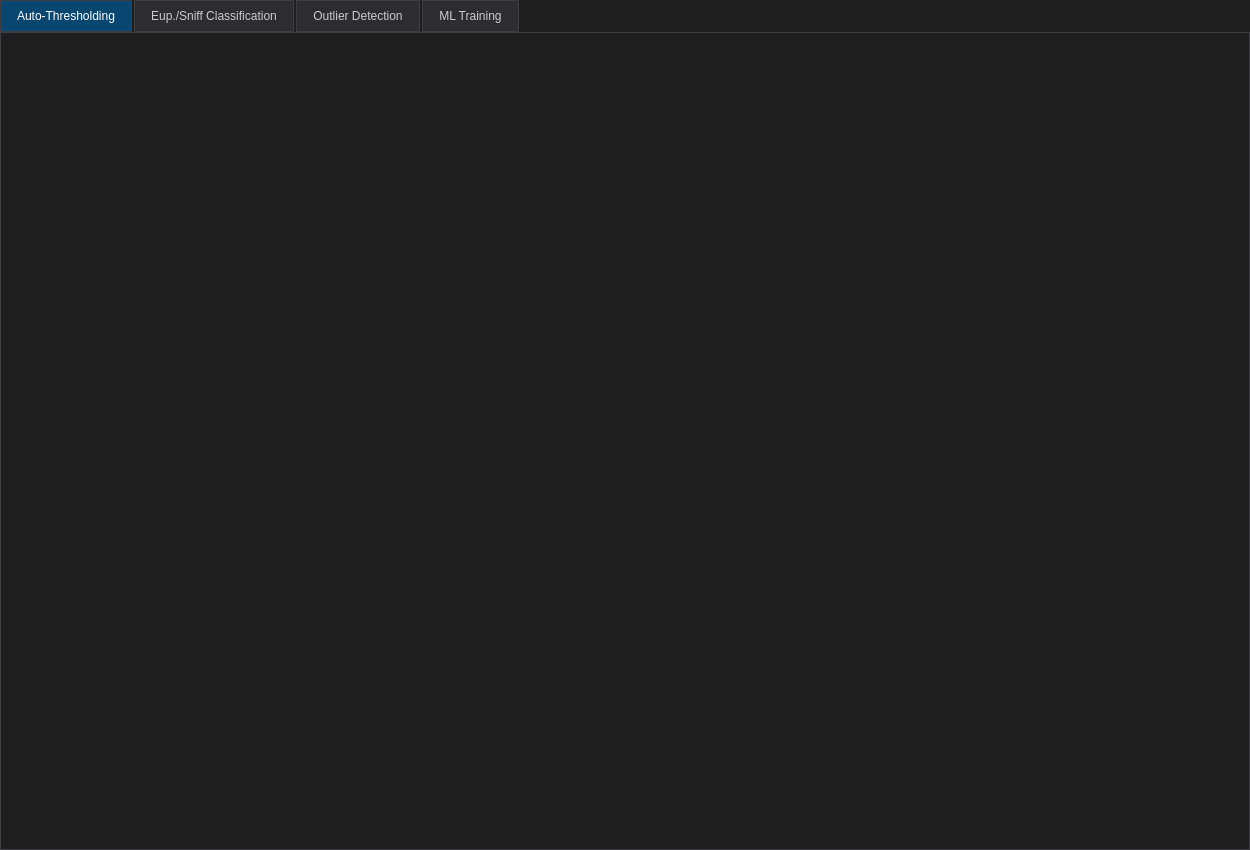
<?xml version="1.0" encoding="UTF-8"?>
<ui version="4.0">
 <class>AnalysisOptionsDialog</class>
 <widget class="QDialog" name="AnalysisOptionsDialog">
  <property name="geometry">
   <rect>
    <x>0</x>
    <y>0</y>
    <width>1250</width>
    <height>850</height>
   </rect>
  </property>
  <property name="windowTitle">
   <string>Analysis Options</string>
  </property>
  <property name="styleSheet">
   <string notr="true">/* VS Code Dark+ Theme for Dialog */
QDialog {
    background-color: #1e1e1e;
    color: #d4d4d4;
}

QTabWidget::pane {
    border: 1px solid #3e3e42;
    background-color: #1e1e1e;
}

QTabBar::tab {
    background-color: #2d2d30;
    color: #cccccc;
    border: 1px solid #3e3e42;
    padding: 8px 16px;
    margin-right: 2px;
}

QTabBar::tab:selected {
    background-color: #094771;
    color: #ffffff;
}

QTabBar::tab:hover {
    background-color: #3e3e42;
}

QPushButton {
    background-color: #2d2d30;
    color: #cccccc;
    border: 1px solid #3e3e42;
    padding: 6px 12px;
    border-radius: 3px;
}

QPushButton:hover {
    background-color: #3e3e42;
}

QPushButton:pressed {
    background-color: #094771;
}

QLabel {
    color: #d4d4d4;
}

QGroupBox {
    border: 1px solid #3e3e42;
    border-radius: 5px;
    margin-top: 10px;
    padding-top: 10px;
    color: #d4d4d4;
    font-weight: bold;
}

QGroupBox::title {
    subcontrol-origin: margin;
    subcontrol-position: top left;
    padding: 0 5px;
}
</string>
  </property>
  <layout class="QVBoxLayout" name="verticalLayout">
   <property name="spacing">
    <number>0</number>
   </property>
   <property name="leftMargin">
    <number>0</number>
   </property>
   <property name="topMargin">
    <number>0</number>
   </property>
   <property name="rightMargin">
    <number>0</number>
   </property>
   <property name="bottomMargin">
    <number>0</number>
   </property>
   <item>
    <widget class="QTabWidget" name="tabWidget">
     <property name="currentIndex">
      <number>0</number>
     </property>
     <widget class="QWidget" name="tab_peak_detection">
      <attribute name="title">
       <string>Auto-Thresholding</string>
      </attribute>
      <layout class="QVBoxLayout" name="verticalLayout_2">
       <property name="spacing">
        <number>0</number>
       </property>
       <property name="leftMargin">
        <number>0</number>
       </property>
       <property name="topMargin">
        <number>0</number>
       </property>
       <property name="rightMargin">
        <number>0</number>
       </property>
       <property name="bottomMargin">
        <number>0</number>
       </property>
       <item>
        <widget class="QWidget" name="peak_detection_container" native="true">
         <property name="sizePolicy">
          <sizepolicy hsizetype="Expanding" vsizetype="Expanding">
           <horstretch>0</horstretch>
           <verstretch>0</verstretch>
          </sizepolicy>
         </property>
        </widget>
       </item>
      </layout>
     </widget>
     <widget class="QWidget" name="tab_breath_classification">
      <attribute name="title">
       <string>Eup./Sniff Classification</string>
      </attribute>
      <layout class="QVBoxLayout" name="verticalLayout_3">
       <property name="spacing">
        <number>0</number>
       </property>
       <property name="leftMargin">
        <number>0</number>
       </property>
       <property name="topMargin">
        <number>0</number>
       </property>
       <property name="rightMargin">
        <number>0</number>
       </property>
       <property name="bottomMargin">
        <number>0</number>
       </property>
       <item>
        <widget class="QWidget" name="breath_classification_container" native="true">
         <property name="sizePolicy">
          <sizepolicy hsizetype="Expanding" vsizetype="Expanding">
           <horstretch>0</horstretch>
           <verstretch>0</verstretch>
          </sizepolicy>
         </property>
        </widget>
       </item>
      </layout>
     </widget>
     <widget class="QWidget" name="tab_outlier_detection">
      <attribute name="title">
       <string>Outlier Detection</string>
      </attribute>
      <layout class="QVBoxLayout" name="verticalLayout_4">
       <property name="spacing">
        <number>0</number>
       </property>
       <property name="leftMargin">
        <number>0</number>
       </property>
       <property name="topMargin">
        <number>0</number>
       </property>
       <property name="rightMargin">
        <number>0</number>
       </property>
       <property name="bottomMargin">
        <number>0</number>
       </property>
       <item>
        <widget class="QWidget" name="outlier_detection_container" native="true">
         <property name="sizePolicy">
          <sizepolicy hsizetype="Expanding" vsizetype="Expanding">
           <horstretch>0</horstretch>
           <verstretch>0</verstretch>
          </sizepolicy>
         </property>
        </widget>
       </item>
      </layout>
     </widget>
     <widget class="QWidget" name="tab_ml_settings">
      <attribute name="title">
       <string>ML Training</string>
      </attribute>
      <layout class="QVBoxLayout" name="verticalLayout_5">
       <property name="spacing">
        <number>10</number>
       </property>
       <property name="leftMargin">
        <number>20</number>
       </property>
       <property name="topMargin">
        <number>20</number>
       </property>
       <property name="rightMargin">
        <number>20</number>
       </property>
       <property name="bottomMargin">
        <number>20</number>
       </property>
       <item>
        <widget class="QGroupBox" name="groupBox_model1">
         <property name="title">
          <string>Model 1: Peak Detection (Breath vs Noise)</string>
         </property>
         <layout class="QVBoxLayout" name="verticalLayout_6">
          <item>
           <layout class="QHBoxLayout" name="horizontalLayout">
            <item>
             <widget class="QLabel" name="label_model1_type">
              <property name="text">
               <string>Model Type:</string>
              </property>
             </widget>
            </item>
            <item>
             <widget class="QComboBox" name="comboBox_model1_type">
              <item>
               <property name="text">
                <string>Random Forest</string>
               </property>
              </item>
              <item>
               <property name="text">
                <string>XGBoost</string>
               </property>
              </item>
              <item>
               <property name="text">
                <string>MLP (Neural Network)</string>
               </property>
              </item>
             </widget>
            </item>
            <item>
             <spacer name="horizontalSpacer">
              <property name="orientation">
               <enum>Qt::Horizontal</enum>
              </property>
              <property name="sizeHint" stdset="0">
               <size>
                <width>40</width>
                <height>20</height>
               </size>
              </property>
             </spacer>
            </item>
           </layout>
          </item>
          <item>
           <layout class="QHBoxLayout" name="horizontalLayout_2">
            <item>
             <widget class="QLabel" name="label_model1_status">
              <property name="text">
               <string>Status:</string>
              </property>
             </widget>
            </item>
            <item>
             <widget class="QLabel" name="label_model1_status_value">
              <property name="text">
               <string>Not trained</string>
              </property>
              <property name="styleSheet">
               <string notr="true">color: #ce9178;</string>
              </property>
             </widget>
            </item>
            <item>
             <spacer name="horizontalSpacer_2">
              <property name="orientation">
               <enum>Qt::Horizontal</enum>
              </property>
              <property name="sizeHint" stdset="0">
               <size>
                <width>40</width>
                <height>20</height>
               </size>
              </property>
             </spacer>
            </item>
            <item>
             <widget class="QPushButton" name="btn_load_model1">
              <property name="text">
               <string>Load Model</string>
              </property>
             </widget>
            </item>
            <item>
             <widget class="QPushButton" name="btn_retrain_model1">
              <property name="text">
               <string>Retrain</string>
              </property>
             </widget>
            </item>
           </layout>
          </item>
         </layout>
        </widget>
       </item>
       <item>
        <widget class="QGroupBox" name="groupBox_model2">
         <property name="title">
          <string>Model 2: Sigh Detection (Sigh vs Normal Breath)</string>
         </property>
         <layout class="QVBoxLayout" name="verticalLayout_7">
          <item>
           <layout class="QHBoxLayout" name="horizontalLayout_3">
            <item>
             <widget class="QLabel" name="label_model2_type">
              <property name="text">
               <string>Model Type:</string>
              </property>
             </widget>
            </item>
            <item>
             <widget class="QComboBox" name="comboBox_model2_type">
              <item>
               <property name="text">
                <string>Random Forest</string>
               </property>
              </item>
              <item>
               <property name="text">
                <string>XGBoost</string>
               </property>
              </item>
              <item>
               <property name="text">
                <string>MLP (Neural Network)</string>
               </property>
              </item>
             </widget>
            </item>
            <item>
             <spacer name="horizontalSpacer_3">
              <property name="orientation">
               <enum>Qt::Horizontal</enum>
              </property>
              <property name="sizeHint" stdset="0">
               <size>
                <width>40</width>
                <height>20</height>
               </size>
              </property>
             </spacer>
            </item>
           </layout>
          </item>
          <item>
           <layout class="QHBoxLayout" name="horizontalLayout_4">
            <item>
             <widget class="QLabel" name="label_model2_status">
              <property name="text">
               <string>Status:</string>
              </property>
             </widget>
            </item>
            <item>
             <widget class="QLabel" name="label_model2_status_value">
              <property name="text">
               <string>Not trained</string>
              </property>
              <property name="styleSheet">
               <string notr="true">color: #ce9178;</string>
              </property>
             </widget>
            </item>
            <item>
             <spacer name="horizontalSpacer_4">
              <property name="orientation">
               <enum>Qt::Horizontal</enum>
              </property>
              <property name="sizeHint" stdset="0">
               <size>
                <width>40</width>
                <height>20</height>
               </size>
              </property>
             </spacer>
            </item>
            <item>
             <widget class="QPushButton" name="btn_load_model2">
              <property name="text">
               <string>Load Model</string>
              </property>
             </widget>
            </item>
            <item>
             <widget class="QPushButton" name="btn_retrain_model2">
              <property name="text">
               <string>Retrain</string>
              </property>
             </widget>
            </item>
           </layout>
          </item>
         </layout>
        </widget>
       </item>
       <item>
        <widget class="QGroupBox" name="groupBox_model3">
         <property name="title">
          <string>Model 3: Breath Type Classification (Eupnea vs Sniffing)</string>
         </property>
         <layout class="QVBoxLayout" name="verticalLayout_9">
          <item>
           <layout class="QHBoxLayout" name="horizontalLayout_7">
            <item>
             <widget class="QLabel" name="label_model3_type">
              <property name="text">
               <string>Model Type:</string>
              </property>
             </widget>
            </item>
            <item>
             <widget class="QComboBox" name="comboBox_model3_type">
              <item>
               <property name="text">
                <string>Random Forest</string>
               </property>
              </item>
              <item>
               <property name="text">
                <string>XGBoost</string>
               </property>
              </item>
              <item>
               <property name="text">
                <string>MLP (Neural Network)</string>
               </property>
              </item>
             </widget>
            </item>
            <item>
             <spacer name="horizontalSpacer_7">
              <property name="orientation">
               <enum>Qt::Horizontal</enum>
              </property>
              <property name="sizeHint" stdset="0">
               <size>
                <width>40</width>
                <height>20</height>
               </size>
              </property>
             </spacer>
            </item>
           </layout>
          </item>
          <item>
           <layout class="QHBoxLayout" name="horizontalLayout_8">
            <item>
             <widget class="QLabel" name="label_model3_status">
              <property name="text">
               <string>Status:</string>
              </property>
             </widget>
            </item>
            <item>
             <widget class="QLabel" name="label_model3_status_value">
              <property name="text">
               <string>Not trained</string>
              </property>
              <property name="styleSheet">
               <string notr="true">color: #ce9178;</string>
              </property>
             </widget>
            </item>
            <item>
             <spacer name="horizontalSpacer_8">
              <property name="orientation">
               <enum>Qt::Horizontal</enum>
              </property>
              <property name="sizeHint" stdset="0">
               <size>
                <width>40</width>
                <height>20</height>
               </size>
              </property>
             </spacer>
            </item>
            <item>
             <widget class="QPushButton" name="btn_load_model3">
              <property name="text">
               <string>Load Model</string>
              </property>
             </widget>
            </item>
            <item>
             <widget class="QPushButton" name="btn_retrain_model3">
              <property name="text">
               <string>Retrain</string>
              </property>
             </widget>
            </item>
           </layout>
          </item>
         </layout>
        </widget>
       </item>
       <item>
        <widget class="QGroupBox" name="groupBox_training">
         <property name="title">
          <string>Training Data</string>
         </property>
         <layout class="QVBoxLayout" name="verticalLayout_8">
          <item>
           <layout class="QHBoxLayout" name="horizontalLayout_5">
            <item>
             <widget class="QLabel" name="label_corrections">
              <property name="text">
               <string>Manual corrections in current file:</string>
              </property>
             </widget>
            </item>
            <item>
             <widget class="QLabel" name="label_corrections_value">
              <property name="text">
               <string>0</string>
              </property>
              <property name="styleSheet">
               <string notr="true">color: #4ec9b0;</string>
              </property>
             </widget>
            </item>
            <item>
             <spacer name="horizontalSpacer_5">
              <property name="orientation">
               <enum>Qt::Horizontal</enum>
              </property>
              <property name="sizeHint" stdset="0">
               <size>
                <width>40</width>
                <height>20</height>
               </size>
              </property>
             </spacer>
            </item>
           </layout>
          </item>
          <item>
           <layout class="QHBoxLayout" name="horizontalLayout_6">
            <item>
             <widget class="QPushButton" name="btn_export_training">
              <property name="text">
               <string>Export Training Data</string>
              </property>
             </widget>
            </item>
            <item>
             <widget class="QPushButton" name="btn_import_training">
              <property name="text">
               <string>Import Training Data</string>
              </property>
             </widget>
            </item>
            <item>
             <spacer name="horizontalSpacer_6">
              <property name="orientation">
               <enum>Qt::Horizontal</enum>
              </property>
              <property name="sizeHint" stdset="0">
               <size>
                <width>40</width>
                <height>20</height>
               </size>
              </property>
             </spacer>
            </item>
           </layout>
          </item>
         </layout>
        </widget>
       </item>
       <item>
        <spacer name="verticalSpacer">
         <property name="orientation">
          <enum>Qt::Vertical</enum>
         </property>
         <property name="sizeHint" stdset="0">
          <size>
           <width>20</width>
           <height>40</height>
          </size>
         </property>
        </spacer>
       </item>
      </layout>
     </widget>
    </widget>
   </item>
  </layout>
 </widget>
 <resources/>
 <connections/>
</ui>
